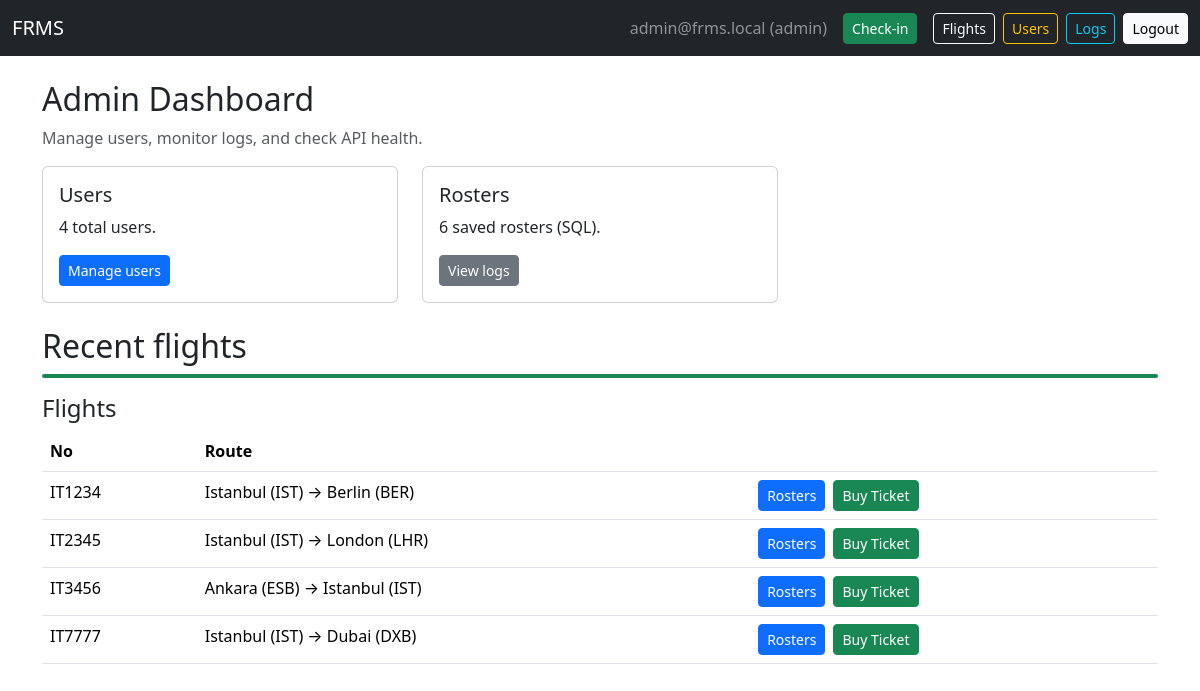
The app's page /dashboard (signed in) with its own data.
### tables this page shows
CREATE TABLE users (
            id INTEGER PRIMARY KEY AUTOINCREMENT,
            email TEXT UNIQUE NOT NULL,
            password_hash TEXT NOT NULL,
            role TEXT NOT NULL DEFAULT 'viewer'  -- admin, operator, viewer
        );

CREATE TABLE flights (
            id INTEGER PRIMARY KEY AUTOINCREMENT,
            flight_no TEXT UNIQUE NOT NULL,
            date_time TEXT NOT NULL,
            duration_minutes INTEGER,
            distance_km INTEGER,
            source TEXT,
            destination TEXT,
            vehicle_type TEXT,
            shared_flight_no TEXT,
            shared_company TEXT
        );

### app.py (the view)
@app.route("/dashboard")
@login_required()
def dashboard():
    user = current_user()
    db = get_db()
    flights = db.execute("SELECT * FROM flights ORDER BY date_time ASC LIMIT 10").fetchall()
    if user["role"] == "admin":
        uc = db.execute("SELECT COUNT(*) as c FROM users").fetchone()["c"]
        rc = db.execute("SELECT COUNT(*) as c FROM rosters").fetchone()["c"]
        return render_template("dashboard_admin.html", user=user, flights=flights, user_count=uc, roster_count=rc)
    elif user["role"] == "operator":
        return render_template("dashboard_operator.html", user=user, flights=flights)
    return render_template("dashboard_viewer.html", user=user, flights=flights)

### app.py (called while the page is built)
def get_db():
    if "db" not in g:
        g.db = sqlite3.connect(DATABASE)
        g.db.row_factory = sqlite3.Row
    return g.db

def current_user():
    if "user_id" not in session: return None
    return get_db().execute("SELECT * FROM users WHERE id = ?", (session["user_id"],)).fetchone()

def login_required(role=None):
    from functools import wraps
    def decorator(func):
        @wraps(func)
        def wrapper(*args, **kwargs):
            user = current_user()
            if user is None:
                flash("Please log in first.", "warning")
                return redirect(url_for("login", next=request.path))
            if role and user["role"] != role:
                flash("Unauthorized.", "danger")
                return redirect(url_for("dashboard"))
            return func(*args, **kwargs)
        return wrapper
    return decorator

### templates/dashboard_admin.html
{% extends "base.html" %}
{% block content %}
<h2>Admin Dashboard</h2>
<p class="text-muted">Manage users, monitor logs, and check API health.</p>
<div class="row mb-4">
  <div class="col-md-4">
    <div class="card">
      <div class="card-body">
        <h5 class="card-title">Users</h5>
        <p class="card-text">{{ user_count }} total users.</p>
        <a href="{{ url_for('manage_users') }}" class="btn btn-sm btn-primary">Manage users</a>
      </div>
    </div>
  </div>
  <div class="col-md-4">
    <div class="card">
      <div class="card-body">
        <h5 class="card-title">Rosters</h5>
        <p class="card-text">{{ roster_count }} saved rosters (SQL).</p>
        <a href="{{ url_for('view_logs') }}" class="btn btn-sm btn-secondary">View logs</a>
      </div>
    </div>
  </div>
</div>
<h2>Recent flights</h2>
<div class="bg-success mb-3" style="height: 4px; border-radius: 2px;"></div>
{% include "flight_results.html" with context %}
{% endblock %}

### templates/base.html (shortened to what this page needs)
<!doctype html>
<html lang="en">
<head>
  <link href="https://cdn.jsdelivr.net/npm/bootstrap@5.3.2/dist/css/bootstrap.min.css" rel="stylesheet">
</head>
<body>
  <nav class="navbar navbar-expand-lg navbar-dark bg-dark mb-4">
    <div class="container-fluid">
      <a class="navbar-brand" href="{{ url_for('home') }}">FRMS</a>
      <div class="d-flex align-items-center">
        {% if user %}
        <span class="navbar-text me-3 text-white-50">{{ user['email'] }} ({{ user['role'] }})</span>
        <a class="btn btn-success btn-sm me-3" href="{{ url_for('checkin') }}">Check-in</a>
        <a class="btn btn-outline-light btn-sm me-2" href="{{ url_for('flight_search') }}">Flights</a>
        {% if user['role'] == 'admin' %}
        <a class="btn btn-outline-warning btn-sm me-2" href="{{ url_for('manage_users') }}">Users</a>
        <a class="btn btn-outline-info btn-sm me-2" href="{{ url_for('view_logs') }}">Logs</a>
        {% endif %}
        <a class="btn btn-light btn-sm" href="{{ url_for('logout') }}">Logout</a>
        {% else %}
        <a class="btn btn-outline-light btn-sm me-2" href="{{ url_for('login') }}">Login</a>
        <a class="btn btn-light btn-sm" href="{{ url_for('register') }}">Register</a>
        {% endif %}
      </div>
    </div>
  </nav>
  <div class="container mb-5">
    {% block content %}{% endblock %}
  </div>
</body>
</html>

### templates/flight_results.html
<h4>Flights</h4>
<table class="table">
  <tr>
    <th>No</th>
    <th>Route</th>
    <th></th>
  </tr>
  {% for f in flights %}
  <tr>
    <td>{{ f.flight_no }}</td>
    <td>{{ f.source }} &rarr; {{ f.destination }}</td>
    <td>
      <div class="d-flex gap-2">
        <a class="btn btn-primary btn-sm" href="{{ url_for('list_saved_rosters', flight_no=f.flight_no) }}">
          Rosters
        </a>
        <a class="btn btn-success btn-sm" href="{{ url_for('book_flight', flight_no=f.flight_no) }}">
          Buy Ticket
        </a>
      </div>
    </td>
  </tr>
  {% endfor %}
</table>

### records on screen
users: email "admin@frms.local", role "admin"
flights: flight_no "IT1234", source "Istanbul (IST)", destination "Berlin (BER)"
flights: flight_no "IT2345", source "Istanbul (IST)", destination "London (LHR)"
flights: flight_no "IT3456", source "Ankara (ESB)", destination "Istanbul (IST)"
flights: flight_no "IT7777", source "Istanbul (IST)", destination "Dubai (DXB)"

### other values on screen
{{ user_count }} "4"
{{ roster_count }} "6"
